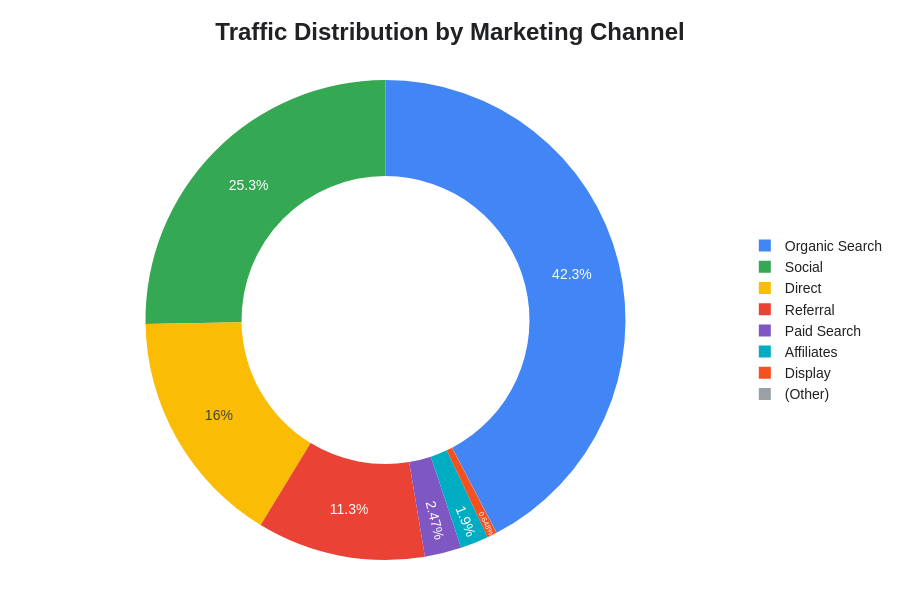

Notebook code for this chart:
### Code cell
fig = px.pie(

    traffic_channel,

    names="channelGrouping",

    values="Sessions",

    hole=0.60,

    title="<b>Traffic Distribution by Marketing Channel</b>",

    color_discrete_sequence=[
        "#4285F4",
        "#34A853",
        "#FBBC05",
        "#EA4335",
        "#7E57C2",
        "#00ACC1",
        "#F4511E",
        "#9AA0A6"
    ]
)

fig.update_traces(

    textposition="inside",

    textinfo="percent",

    insidetextfont=dict(size=14),

    hovertemplate=
    "<b>%{label}</b><br>" +
    "Sessions: %{value:,}<br>" +
    "Share: %{percent}<extra></extra>"
)

fig.update_layout(

    template="simple_white",

    title=dict(
        x=0.5,
        font=dict(size=24)
    ),

    font=dict(
        family="Arial",
        size=14,
        color="#202124"
    ),

    legend=dict(
        orientation="v",
        x=1.02,
        y=0.5
    ),

    margin=dict(
        t=80,
        l=40,
        r=40,
        b=40
    ),

    height=600
)

fig.show()

### Figure 1 — Plotly figure (JSON) as saved in the notebook; plotly's stock layout.template omitted (floating-point values rounded to 4 significant figures)
{"data": [{"domain": {"x": [0, 1], "y": [0, 1]}, "hole": 0.6, "hovertemplate": "<b>%{label}</b><br>Sessions: %{value:,}<br>Share: %{percent}<extra></extra>", "insidetextfont": {"size": 14}, "labels": ["Organic Search", "Social", "Direct", "Referral", "Paid Search", "Affiliates", "Display", "(Other)"], "legendgroup": "", "name": "", "showlegend": true, "textinfo": "percent", "textposition": "inside", "type": "pie", "values": [42337, 25259, 16035, 11335, 2471, 1898, 648, 17]}], "layout": {"font": {"color": "#202124", "family": "Arial", "size": 14}, "height": 600, "legend": {"orientation": "v", "tracegroupgap": 0, "x": 1.02, "y": 0.5}, "margin": {"b": 40, "l": 40, "r": 40, "t": 80}, "piecolorway": ["#4285F4", "#34A853", "#FBBC05", "#EA4335", "#7E57C2", "#00ACC1", "#F4511E", "#9AA0A6"], "title": {"font": {"size": 24}, "text": "<b>Traffic Distribution by Marketing Channel</b>", "x": 0.5}}}
